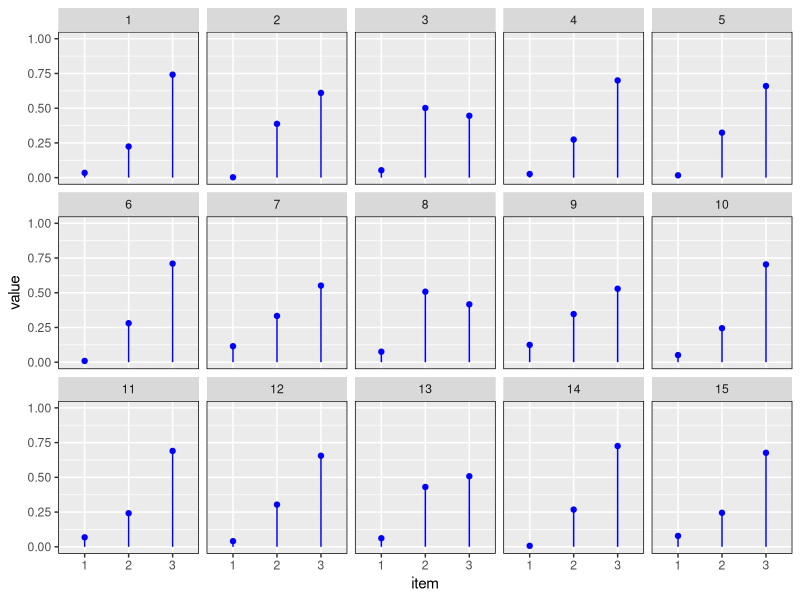
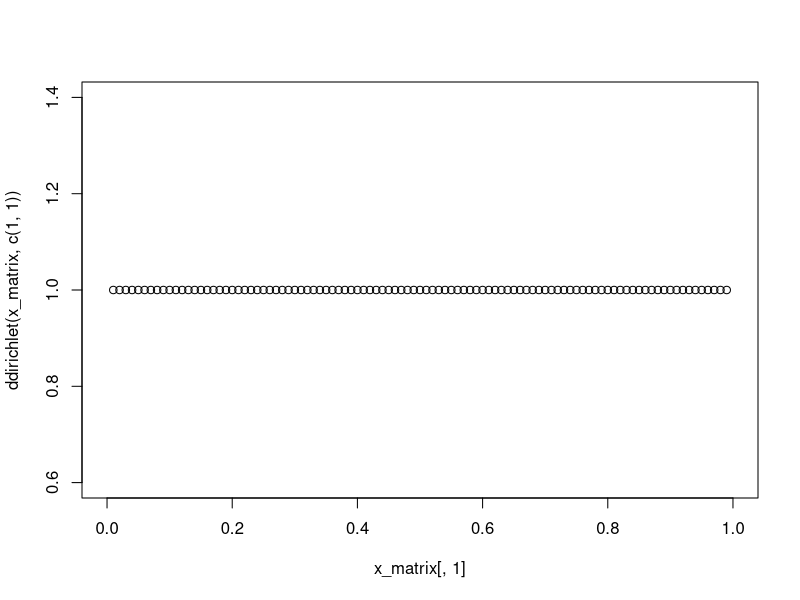
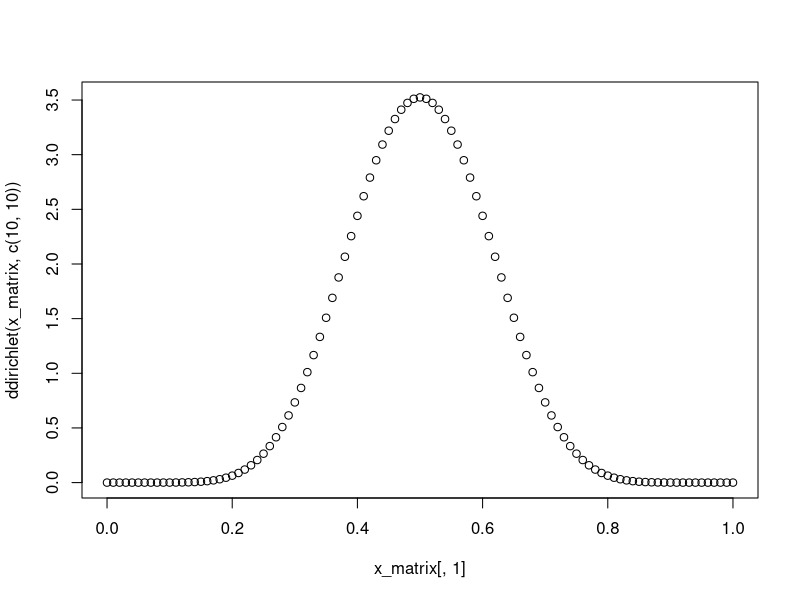

The R source for these figures, in order:
# source: https://stats.stackexchange.com/questions/15198/dirichlet-distribution-plot-in-r

require(MCMCpack)
alpha <- c(1,5,10)
draws <- 15
dimen <- 3
x <- rdirichlet(draws, alpha)

dat <- data.frame(item=factor(rep(1:dimen,draws)), 
                  draw=factor(rep(1:draws,each=dimen)), 
                  value=as.vector(t(x)))

library(ggplot2)
ggplot(dat,aes(x=item,y=value,ymin=0,ymax=value)) + 
  geom_point(colour=I("blue"))       + 
  geom_linerange(colour=I("blue"))   + 
  facet_wrap(~draw,ncol=5)           + 
  scale_y_continuous(lim=c(0,1))     +
  theme(panel.border = element_rect(fill=0, colour="black"))



###### Dirichlet with k = 2 same as beta distribution:
x_matrix<- cbind(seq(0,1, 0.01), seq(1, 0, -0.01))
plot(x_matrix[,1],ddirichlet(x_matrix, c(1,1)))
plot(x_matrix[,1],ddirichlet(x_matrix, c(10,10)))
